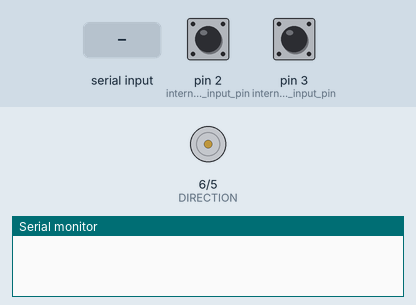
A sketch run on a simulated Arduino Uno, built with avr-gcc and run on an emulated ATmega328P. Shown: direction and speed pins drawn as motors (green arrow = direction pin HIGH = forward, orange = LOW = backward, longer = more drive), the last lines printed to the serial monitor. The test bench sets the inputs (shaded band); at power-on: pin 2 (internal_pullup_input_pin) HIGH, pin 3 (internal_pullup_input_pin) HIGH.

Above: at 1.2 s.
1.3 s: "90,45\n" received over Serial
At 2.5 s:
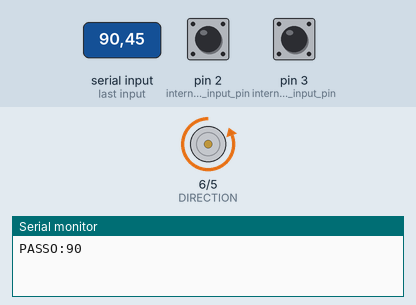
2.8 s: pin 2 (internal_pullup_input_pin) pulled LOW for 0.15 s
4.4 s: pin 3 (internal_pullup_input_pin) pulled LOW for 3.2 s
Timing chart, 0 to 7.4 s (numbered marks = the images above; inputs shaded):
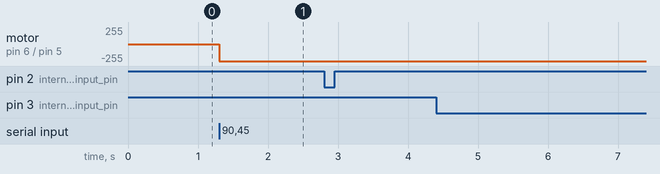

Measured:
- after the input at 1.3 s, motor on pin 6 (DIRECTION) / pin 5 (ENABLE): stopped → backward 255/255 at once

The sketch:

EncoderTeste.ino
```cpp
#define ENABLE 5
#define DIRECTION 6

volatile long temp, counter = 0; //This variable will increase or decrease depending on the rotation of encoder
int aux = 0;

void ai0() {
  if (digitalRead(3) == LOW) {
    counter++;
  } else {
    counter--;
  }
}

void ai1() {
  if (digitalRead(2) == LOW) {
    counter--;
  } else {
    counter++;
  }
}

void setup() {
  Serial.begin (9600);
  pinMode(2, INPUT_PULLUP); // internal pullup input pin 2
  pinMode(3, INPUT_PULLUP); // internal pullup input pin 3
  pinMode(ENABLE, OUTPUT); //RELE ENABLE
  pinMode(DIRECTION, OUTPUT); //RELE DIRECAO
  digitalWrite(ENABLE, LOW);
  attachInterrupt(0, ai0, RISING);
  attachInterrupt(1, ai1, RISING);
}

void TurnLeft(int step)
{
  counter = 0;
//  digitalWrite(DIRECTION, HIGH);  //aciona o relé de direção, motor girando para esquerda
//  digitalWrite(ENABLE, HIGH);     //aciona o relé de controle, motor começa a girar
  Serial.print("PASSO:");
  Serial.print(step);
  while (counter >= step)
  {
    if ( counter != temp)
    {
      Serial.print("CONTADOR");
      Serial.println(counter);
      temp = counter;
      if (temp <= step)
      {
        digitalWrite(ENABLE, LOW);  //desaciona relé de controle, motor não gira mais
        aux = 0;
        counter = 0;
        return;
      }
    }
  }
}

void TurnRight(int step)
{
  counter = 0;
//  digitalWrite(ENABLE, HIGH);   //aciona o relé de direção, motor girando para esquerda
//  digitalWrite(DIRECTION, LOW); //desaaciona o relé de direção, motor girando para direita
  Serial.print("PASSO:");
  Serial.print(step);
  while (counter <= step)
  {
    if ( counter != temp)
    {
      Serial.print("CONTADOR:");
      Serial.println(counter);
      temp = counter;
      if (temp >= step)
      {
        digitalWrite(ENABLE, LOW);  //desaciona relé de controle, motor não gira mais
        aux = 0;
        counter = 0;
        return;
      }
    }
  }
}
void loop() {

  while (Serial.available() == 0){}
      aux = Serial.parseInt();

    if (aux > 0)
    { // VALOR POSITIVO SOLTA
      digitalWrite(ENABLE, HIGH);
      digitalWrite(DIRECTION, LOW);
      TurnRight(aux);
      digitalWrite(ENABLE, LOW);
    }

    if (aux <0) { // VALOR NEGATIVO PUXA
      digitalWrite(ENABLE, HIGH);
      digitalWrite(DIRECTION, HIGH);
      TurnLeft(aux);
      digitalWrite(ENABLE, LOW);
    }

}
```
